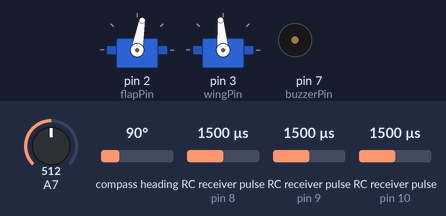
Bench run of a sketch on a simulated Arduino Nano, built with avr-gcc and run on an emulated ATmega328P. Shown: 2 × servo, buzzer (waves = sounding, pin HIGH). Wiring (inferred from the names in the program): 3 × RC receiver channel: data pin 8 / data pin 9 / data pin 10. Inputs (shaded band) come from the test bench; at power-on: RC receiver pulse (sensors on pin 8, pin 9, pin 10) 1500 µs, compass heading 90°, A7 = 512.

Above: at 1.2 s.
1.3 s: RC receiver pulse (sensor on pin 8) set to 1020 µs
At 2.2 s:
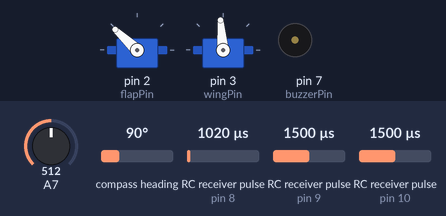
2.8 s: compass heading set to 269°
At 3.5 s:
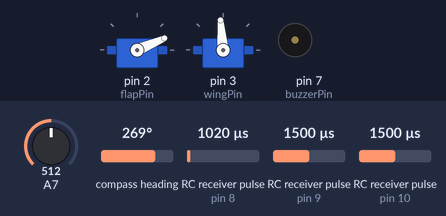
4.3 s: RC receiver pulse (sensor on pin 9) set to 1020 µs
At 5.4 s:
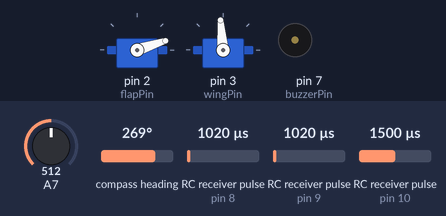
5.8 s: RC receiver pulse (sensor on pin 10) set to 1020 µs
At 7.0 s:
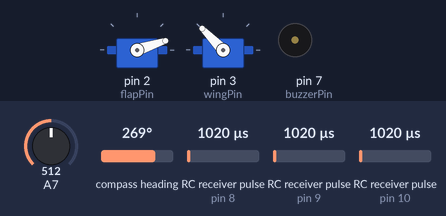
7.3 s: A7 set to 542
At 7.9 s:
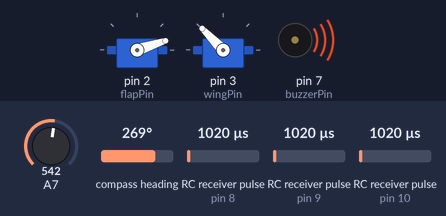
8.8 s: compass heading set to 7°
At 9.3 s:
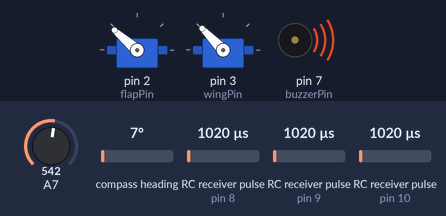
Timing chart, 0 to 11.3 s (numbered marks = the images above; inputs shaded):
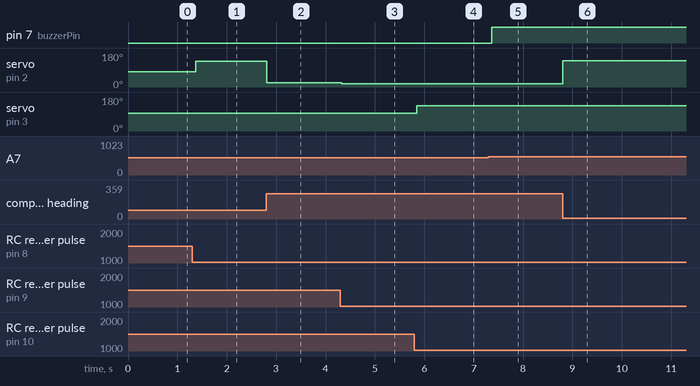

The sketch:

MonocopterControl22_FlapOnWing.ino
```cpp
#define rcPin1 8   // Pin 8 Connected to CH1 of Transmitter;
#define rcPin2 9   // Pin 9 Connected to CH2
#define rcPin3 10   // Flap
#define buzzerPin 7
#define flapPin 2
#define wingPin 3
#include <Servo.h>
#include <QMC5883L.h>
#include <Wire.h>
QMC5883L compass;
Servo ServoFlap;
Servo ServoWing;
int x_mid = 1520;
int y_mid = 1500;
int z_mid = 1520;
int x = x_mid;  // Receiver Channel 2 PPM value
int y = y_mid;  // Receiver Channel 1 PPM value
int z = z_mid;
float flight_bearing;
float current_bearing;
float flight_magnitude = 0;
float x_vec = 0;
float y_vec = 0;
float z_vec = 0;

float default_angle_flap = 80;
float servo_angle_flap = default_angle_flap;
int currentFlapAngle = default_angle_flap;
int flapUpdateDifference;

float default_angle_wing = 95;
float servo_angle_wing = default_angle_wing;
int currentWingAngle = default_angle_wing;
int wingUpdateDifference;

float flap_constant = 0.002;
float voltageReading = 0;
int cycleCounter = 0;
#define cycleDelay 50


void setup() {
  pinMode(rcPin1, INPUT);
  pinMode(rcPin2, INPUT);
  pinMode(rcPin3, INPUT);
  pinMode(13, INPUT);
  pinMode(buzzerPin, OUTPUT);

  ServoFlap.attach(flapPin);
  ServoFlap.write(default_angle_flap);
  ServoWing.attach(wingPin);
  ServoWing.write(default_angle_wing);
  Wire.begin();
  compass.init();
  compass.setSamplingRate(200);

  //Serial.begin(9600);
}

void loop() {

  if (cycleCounter == cycleDelay) {
    x = pulseIn(rcPin1, HIGH, 50000);  // (Pin, State, Timeout)
    y = pulseIn(rcPin2, HIGH, 50000);
    z = pulseIn(rcPin3, HIGH, 50000);
    voltageReading = analogRead(A7)*0.00756;
    if (voltageReading > 4.00 and voltageReading < 7.45) {
      digitalWrite(buzzerPin, HIGH);
    }
    else {
      digitalWrite(buzzerPin, LOW);
    }
    cycleCounter = 0;
  }

  else {
    cycleCounter++;
  }


  x_vec = x_mid - x;
  y_vec = y_mid - y;
  z_vec = z_mid - z;

  int heading = compass.readHeading();

  if(heading==0) {
    /* Still calibrating, so measure but don't print */
  }
  else {
    current_bearing = heading;
  }

  //Serial.println(current_bearing);
  //delay(500);

  current_bearing = int(int(current_bearing * 0.2) * 5);


  servo_angle_wing = default_angle_wing + (z_vec * 0.08);


  wingUpdateDifference = currentWingAngle - servo_angle_wing;

  if (wingUpdateDifference > 3 or wingUpdateDifference < -3) {
    ServoWing.write(servo_angle_wing);
    currentWingAngle = servo_angle_wing;
  }

  else {}


  flight_magnitude = sqrt(sq(x_vec) + sq(y_vec));


  if ((x_vec >= 0) && (y_vec >= 0)){
    flight_bearing = 90 - (57.29578 * atan(y_vec / x_vec));

  }

  else if ((x_vec >= 0) && (y_vec < 0)){
    flight_bearing = 90 + (57.29578 * atan(y_vec / - x_vec));

  }

  else if ((x_vec < 0) && (y_vec >= 0)){
    flight_bearing = 270 + (57.29578 * atan(y_vec / - x_vec));

  }

  else if ((x_vec < 0) && (y_vec < 0)){
    flight_bearing = 270 - (57.29578 * atan(y_vec / x_vec));

  }

  //Serial.println(flight_bearing);
  //Serial.println(flight_magnitude);


  if (flight_magnitude > 40) {
    servo_angle_flap = default_angle_flap - (flap_constant * flight_magnitude * 57.29578 * sin(0.01745329 * (current_bearing - flight_bearing) + 4.712389));
  }

  else if (flight_magnitude <= 40) {
    servo_angle_flap = default_angle_flap;
  }

  //servo_angle_flap = int(int(servo_angle_flap * 0.2) * 5);

  //int flapUpdateDifference = ((int(currentFlapAngle - servo_angle_flap)) ^ 2);
  flapUpdateDifference = currentFlapAngle - servo_angle_flap;

  if (flapUpdateDifference > 2 or flapUpdateDifference < -2) {
    ServoFlap.write(servo_angle_flap);
    currentFlapAngle = servo_angle_flap;
  }

  else {}

  //Serial.println(flapUpdateDifference);

}
```

Measured:
- the behaviour switches between 529 and 530 on A7 (found by bisection; images 4 and 5)
- after the input at 1.3 s, servo on pin 2 (flapPin): 80° → 137° after 0.07 s
- after the input at 2.8 s, servo on pin 2 (flapPin): 137° → 23° at once
- after the input at 4.3 s, servo on pin 2 (flapPin): 23° → 18° at once
- after the input at 5.8 s, servo on pin 3 (wingPin): 95° → 134° after 0.05 s
- after the input at 7.3 s, pin 7 (buzzerPin): LOW → HIGH after 0.07 s
- after the input at 8.8 s, servo on pin 2 (flapPin): 18° → 139° at once
